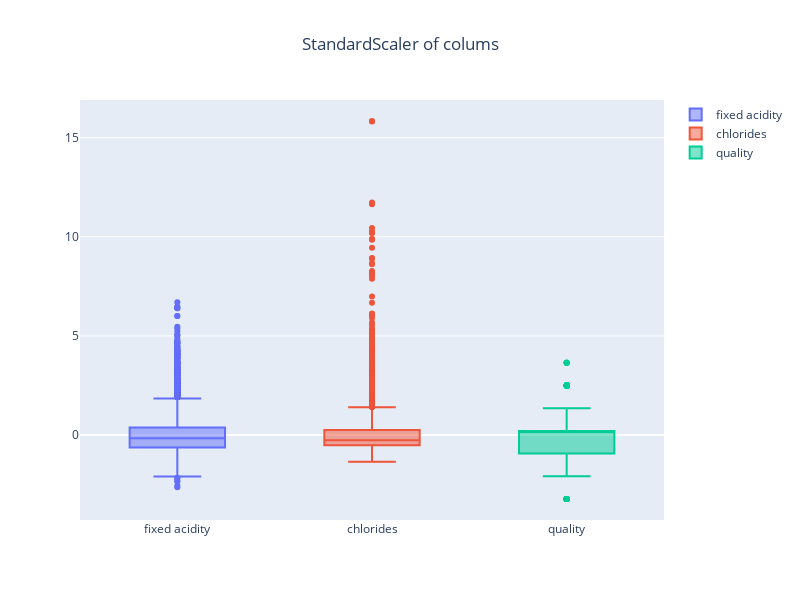

Source (notebook cell):
### Code cell
# StandardScaler? 평균을 0으로 표준편차를 1로 맞추는 것
# StandardScaler of colums 시각화
fig = go.Figure()
fig.add_trace(go.Box(y=X_ss_pd["fixed acidity"], name="fixed acidity"))
fig.add_trace(go.Box(y=X_ss_pd["chlorides"], name="chlorides"))
fig.add_trace(go.Box(y=X_ss_pd["quality"], name="quality"))

fig.update_layout(width=800, height=600)
fig.update_layout(title="StandardScaler of colums", title_x=0.5)

fig.show()

### Figure 1 — Plotly figure (JSON) as saved in the notebook; plotly's stock layout.template omitted (floating-point values rounded to 4 significant figures; data arrays with more than 128 entries replaced by an {"elided": "..."} marker saying what was removed)
{"data": [{"name": "fixed acidity", "type": "box", "y": {"elided": "6497 float values"}}, {"name": "chlorides", "type": "box", "y": {"elided": "6497 float values"}}, {"name": "quality", "type": "box", "y": {"elided": "6497 float values"}}], "layout": {"height": 600, "title": {"text": "StandardScaler of colums", "x": 0.5}, "width": 800}}
